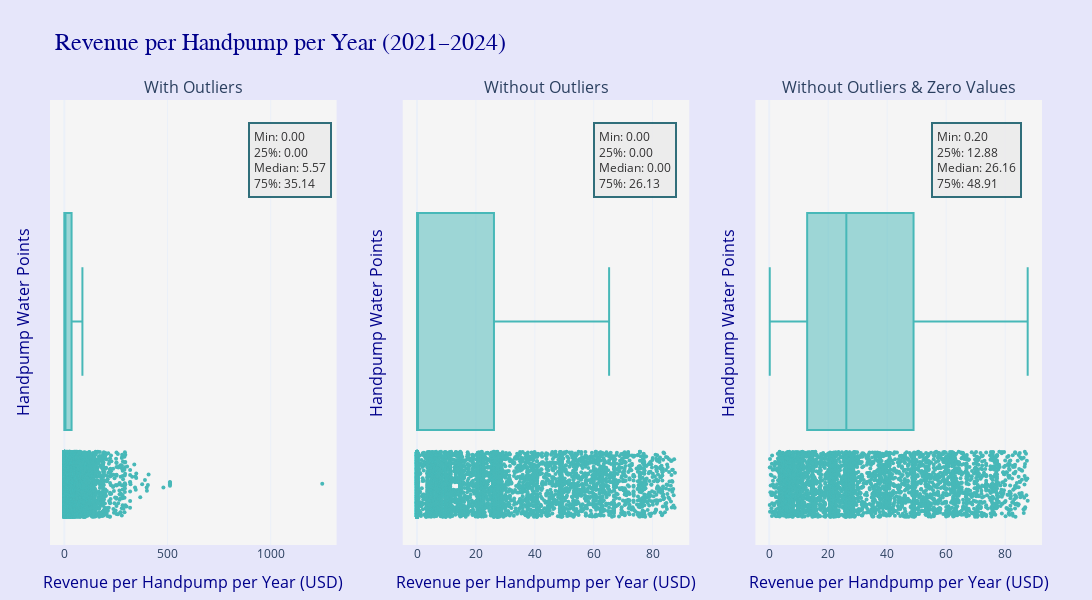

Source (notebook cell):
### Code cell
# =========================================
# 1) Load Handpump Dataset
# =========================================
df = pd.read_csv(r"C:\Users\User\OneDrive\Desktop\Data_Science\Uptime\Python_Scripts\science_water_revenue_paradox\data\analysis_dataset.csv")
df_hp = df[df["wp_type_cat"] == "Handpump"].copy()

# Ensure numeric year
df_hp["year"] = pd.to_numeric(df_hp["year"], errors="coerce")

# =========================================
# 2) Filter Handpumps (2021–2024)
# =========================================
df_HP_africa = df_hp[
    (df_hp["wp_revenue_USD"] >= 0)
].copy()

# =========================================
# 3) Use Revenue per Handpump directly
# =========================================
df_HP_africa["revenue_per_handpump"] = df_HP_africa["wp_revenue_USD"]
df_HP_africa = df_HP_africa[np.isfinite(df_HP_africa["revenue_per_handpump"])]

# =========================================
# 4) IQR OUTLIER REMOVAL
# =========================================
Q1 = df_HP_africa["revenue_per_handpump"].quantile(0.25)
Q3 = df_HP_africa["revenue_per_handpump"].quantile(0.75)
IQR = Q3 - Q1

lower = Q1 - 1.5 * IQR
upper = Q3 + 1.5 * IQR

filtered_df_hp = df_HP_africa[
    (df_HP_africa["revenue_per_handpump"] >= lower) &
    (df_HP_africa["revenue_per_handpump"] <= upper)
]

filtered_non_zero_df_hp = filtered_df_hp[
    filtered_df_hp["revenue_per_handpump"] > 0
]

# =========================================
# 5) Stats Summary Helper
# =========================================
def stats_summary(series):
    return {
        "min": series.min(),
        "q1": series.quantile(0.25),
        "median": series.median(),
        "q3": series.quantile(0.75),
        "max": series.max(),
        "mean": series.mean(),
        "count": len(series)
    }

stats1 = stats_summary(df_HP_africa["revenue_per_handpump"])             # With outliers
stats2 = stats_summary(filtered_df_hp["revenue_per_handpump"])           # No outliers
stats3 = stats_summary(filtered_non_zero_df_hp["revenue_per_handpump"])  # No outliers & zeros

# =========================================
# 6) Plot
# =========================================
fig = make_subplots(
    rows=1, cols=3,
    subplot_titles=[
        "With Outliers",
        "Without Outliers",
        "Without Outliers & Zero Values"
    ]
)

color_main = "#47B8B8"

fig.add_trace(go.Box(
    x=df_HP_africa["revenue_per_handpump"],
    name="",
    boxpoints="all",
    marker=dict(color=color_main, size=4)
), row=1, col=1)

fig.add_trace(go.Box(
    x=filtered_df_hp["revenue_per_handpump"],
    name="",
    boxpoints="all",
    marker=dict(color=color_main, size=4)
), row=1, col=2)

fig.add_trace(go.Box(
    x=filtered_non_zero_df_hp["revenue_per_handpump"],
    name="",
    boxpoints="all",
    marker=dict(color=color_main, size=4)
), row=1, col=3)

# =========================================
# 7) Annotation Boxes
# =========================================
positions = [0.2, 0.59, 0.98]
stats_list = [stats1, stats2, stats3]

def fmt(s):
    return (
        f"Min: {s['min']:.2f}<br>"
        f"25%: {s['q1']:.2f}<br>"
        f"Median: {s['median']:.2f}<br>"
        f"75%: {s['q3']:.2f}"
    )

for i, s in enumerate(stats_list):
    fig.add_annotation(
        x=positions[i], y=0.95,
        xref="paper", yref="paper",
        text=fmt(s),
        showarrow=False,
        align="left",
        font=dict(size=12, color="black"),
        bgcolor="#ebeaeb",
        bordercolor="#004d5c",
        borderwidth=2,
        borderpad=4,
        opacity=0.8
    )

# =========================================
# 8) Layout (WIDTH FIX ADDED)
# =========================================
fig.update_layout(
    title="Revenue per Handpump per Year (2021–2024)",
    template="plotly_white",
    height=600,
    width=1600,   # ✅ keep wide layout in SVG export
    paper_bgcolor="lavender",
    plot_bgcolor="whitesmoke",
    title_font=dict(size=24, family="Arial", color="darkblue"),
    showlegend=False,
    margin=dict(l=50, r=50, t=100, b=50)
)

fig.update_xaxes(
    title_text="Revenue per Handpump per Year (USD)",
    title_font=dict(size=16, color="darkblue")
)

fig.update_yaxes(
    title_text="Handpump Water Points",
    title_font=dict(size=16, color="darkblue")
)

# =========================================
# 9) Show & Export (optional)
# =========================================
fig.show()

pio.write_image(fig, "revenue_per_handpump.svg", format="svg")

### Figure 1 — Plotly figure (JSON) as saved in the notebook; plotly's stock layout.template omitted (floating-point values rounded to 4 significant figures; data arrays with more than 128 entries replaced by an {"elided": "..."} marker saying what was removed)
{"data": [{"boxpoints": "all", "marker": {"color": "#47B8B8", "size": 4}, "name": "", "type": "box", "x": {"elided": "10434 float values"}, "xaxis": "x", "yaxis": "y"}, {"boxpoints": "all", "marker": {"color": "#47B8B8", "size": 4}, "name": "", "type": "box", "x": {"elided": "9489 float values"}, "xaxis": "x2", "yaxis": "y2"}, {"boxpoints": "all", "marker": {"color": "#47B8B8", "size": 4}, "name": "", "type": "box", "x": {"elided": "4572 float values"}, "xaxis": "x3", "yaxis": "y3"}], "layout": {"annotations": [{"font": {"size": 16}, "showarrow": false, "text": "With Outliers", "x": 0.1444, "xanchor": "center", "xref": "paper", "y": 1, "yanchor": "bottom", "yref": "paper"}, {"font": {"size": 16}, "showarrow": false, "text": "Without Outliers", "x": 0.5, "xanchor": "center", "xref": "paper", "y": 1, "yanchor": "bottom", "yref": "paper"}, {"font": {"size": 16}, "showarrow": false, "text": "Without Outliers & Zero Values", "x": 0.8556, "xanchor": "center", "xref": "paper", "y": 1, "yanchor": "bottom", "yref": "paper"}, {"align": "left", "bgcolor": "#ebeaeb", "bordercolor": "#004d5c", "borderpad": 4, "borderwidth": 2, "font": {"color": "black", "size": 12}, "opacity": 0.8, "showarrow": false, "text": "Min: 0.00<br>25%: 0.00<br>Median: 5.57<br>75%: 35.14", "x": 0.2, "xref": "paper", "y": 0.95, "yref": "paper"}, {"align": "left", "bgcolor": "#ebeaeb", "bordercolor": "#004d5c", "borderpad": 4, "borderwidth": 2, "font": {"color": "black", "size": 12}, "opacity": 0.8, "showarrow": false, "text": "Min: 0.00<br>25%: 0.00<br>Median: 0.00<br>75%: 26.13", "x": 0.59, "xref": "paper", "y": 0.95, "yref": "paper"}, {"align": "left", "bgcolor": "#ebeaeb", "bordercolor": "#004d5c", "borderpad": 4, "borderwidth": 2, "font": {"color": "black", "size": 12}, "opacity": 0.8, "showarrow": false, "text": "Min: 0.20<br>25%: 12.88<br>Median: 26.16<br>75%: 48.91", "x": 0.98, "xref": "paper", "y": 0.95, "yref": "paper"}], "height": 600, "margin": {"b": 50, "l": 50, "r": 50, "t": 100}, "paper_bgcolor": "lavender", "plot_bgcolor": "whitesmoke", "showlegend": false, "title": {"font": {"color": "darkblue", "family": "Arial", "size": 24}, "text": "Revenue per Handpump per Year (2021–2024)"}, "width": 1600, "xaxis": {"anchor": "y", "domain": [0, 0.2889], "title": {"font": {"color": "darkblue", "size": 16}, "text": "Revenue per Handpump per Year (USD)"}}, "xaxis2": {"anchor": "y2", "domain": [0.3556, 0.6444], "title": {"font": {"color": "darkblue", "size": 16}, "text": "Revenue per Handpump per Year (USD)"}}, "xaxis3": {"anchor": "y3", "domain": [0.7111, 1], "title": {"font": {"color": "darkblue", "size": 16}, "text": "Revenue per Handpump per Year (USD)"}}, "yaxis": {"anchor": "x", "domain": [0, 1], "title": {"font": {"color": "darkblue", "size": 16}, "text": "Handpump Water Points"}}, "yaxis2": {"anchor": "x2", "domain": [0, 1], "title": {"font": {"color": "darkblue", "size": 16}, "text": "Handpump Water Points"}}, "yaxis3": {"anchor": "x3", "domain": [0, 1], "title": {"font": {"color": "darkblue", "size": 16}, "text": "Handpump Water Points"}}}}
